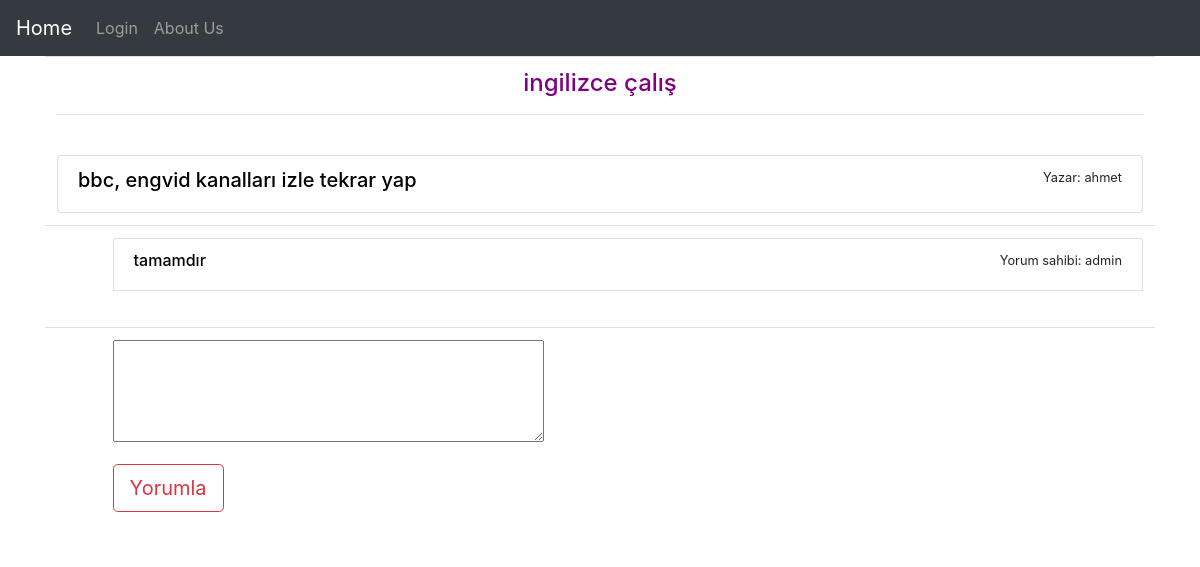
The page /profile/2 on the database its author committed.
### app/models.py (models this page shows, shortened)
class Post(models.Model):
    content = models.TextField()
    title = models.CharField(max_length=23, blank=True)
    author = models.ForeignKey(User, on_delete=models.CASCADE)
    class Meta:
        db_table = "t_article"

class Comment(models.Model):
    text = models.TextField()
    author = models.ForeignKey(User, on_delete=models.CASCADE)
    post = models.ForeignKey(Post, on_delete=models.CASCADE)
    class Meta:
        db_table = "t_comment"

### app/views.py (the view, shortened to what this page needs)
# urls.py: path('profile/<int:id>', article_detail),
def article_detail(request, id):
    post = Post.objects.get(id=id)
    context = {
        "makale": post
    }
    return render(request, "article.html", context)

### templates/article.html (shortened to what this page needs)
{% extends 'index.html' %}
{% block appbody%}
<table align="center" class="table" border="0" width=100%>
    <tr>
        <td colspan="2">
            <h4 class="purpletext text-center">{{makale.title}}</h4>
    <hr><br>
    <div class="list-group">
        <div class="list-group-item d-flex justify-content-between">
            <h5 class="blacktext text-left">{{makale.content}}</h5>
            <small>Yazar: {{makale.author}}</small>
        </div>
    </div>
        </td>
    </tr>
    <tr>
        <td></td>
        <td>
            <span>
                <div class="list-group">
                    {% for comment in makale.comment_set.all %}
                    <div class="list-group-item d-flex justify-content-between">
                        <h6 class="blacktext text-left">{{comment.text}}</h6>
                        <small>Yorum sahibi: {{comment.author}}</small>
                    </div>
                    <br>
                    {%endfor%}
                </div>
            </span>
        </td>
    </tr>
    <tr>
        <td></td>
        <td>
            <form action="" method="post">
                <textarea name="yorum" id="" cols="40" rows="4"></textarea>
                <br>
                <button class="btn btn-lg btn-outline-danger my-3" type="submit">Yorumla</button>
            </form>
        </td>
    </tr>
    </table>
{% endblock appbody%}

### static/css/.colourcss.css (style rules this page uses)
.purpletext { color: purple; }
.blacktext { color: black; }

### rows shown on the page
Post: title "ingilizce çalış", content "bbc, engvid kanalları izle tekrar yap", author "ahmet"
Comment: text "tamamdır", author "admin"
